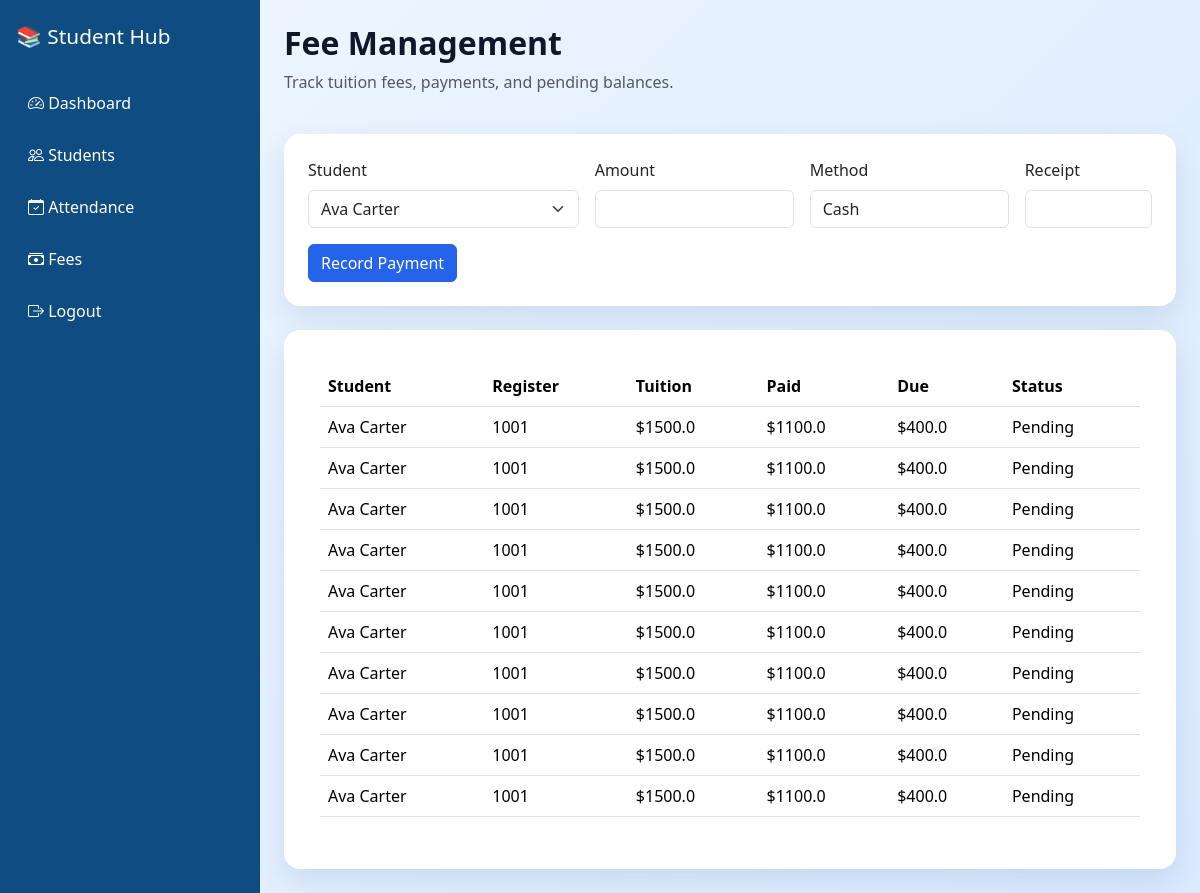
/admin/fees (signed in), run on the app's committed database.
### tables this page shows
CREATE TABLE fees (
            id INTEGER PRIMARY KEY AUTOINCREMENT,
            student_id INTEGER NOT NULL,
            tuition_fee REAL NOT NULL DEFAULT 0,
            due_amount REAL NOT NULL DEFAULT 0,
            paid_amount REAL NOT NULL DEFAULT 0,
            status TEXT NOT NULL DEFAULT 'Pending',
            due_date TEXT,
            FOREIGN KEY(student_id) REFERENCES students(id) ON DELETE CASCADE
        );

CREATE TABLE students (
            id INTEGER PRIMARY KEY AUTOINCREMENT,
            register_number TEXT UNIQUE NOT NULL,
            full_name TEXT NOT NULL,
            email TEXT,
            phone TEXT,
            course TEXT,
            password TEXT NOT NULL,
            photo TEXT,
            created_at TEXT NOT NULL
        );

### app.py (the view, shortened to what this page needs)
@app.route("/admin/fees", methods=["GET", "POST"])
@login_required(role="admin")
def admin_fees():
    db = get_db()
    fee_rows = db.execute(
        "SELECT s.id, s.full_name, s.register_number, f.tuition_fee, f.due_amount, f.paid_amount, f.status FROM students s LEFT JOIN fees f ON s.id = f.student_id ORDER BY s.full_name"
    ).fetchall()
    students = db.execute("SELECT id, full_name FROM students ORDER BY full_name").fetchall()
    return render_template("fees.html", fee_rows=fee_rows, students=students)

### app.py (called while the page is built)
def get_db():
    if "db" not in g:
        conn = sqlite3.connect(app.config["DATABASE_PATH"])
        conn.row_factory = sqlite3.Row
        g.db = conn
    return g.db

def login_required(role=None):
    def decorator(view):
        @wraps(view)
        def wrapped(*args, **kwargs):
            if "user_id" not in session or "user_role" not in session:
                return redirect(url_for("login"))
            if role and session.get("user_role") != role:
                return redirect(url_for("dashboard") if session.get("user_role") == "admin" else url_for("student_dashboard"))
            return view(*args, **kwargs)
        return wrapped
    return decorator

### templates/fees.html
{% extends 'base.html' %}
{% block content %}
<div class="d-flex justify-content-between align-items-center mb-4">
  <div><h2 class="fw-bold">Fee Management</h2><p class="text-muted">Track tuition fees, payments, and pending balances.</p></div>
</div>
<form class="card p-4 mb-4" method="post">
  <div class="row g-3">
    <div class="col-md-4"><label class="form-label">Student</label><select class="form-select" name="student_id">{% for student in students %}<option value="{{ student.id }}">{{ student.full_name }}</option>{% endfor %}</select></div>
    <div class="col-md-3"><label class="form-label">Amount</label><input class="form-control" type="number" step="0.01" name="amount" required /></div>
    <div class="col-md-3"><label class="form-label">Method</label><input class="form-control" name="method" value="Cash" /></div>
    <div class="col-md-2"><label class="form-label">Receipt</label><input class="form-control" name="receipt_number" /></div>
    <div class="col-12"><button class="btn btn-primary">Record Payment</button></div>
  </div>
</form>
<div class="card p-4">
  <div class="table-responsive">
    <table class="table table-hover">
      <thead><tr><th>Student</th><th>Register</th><th>Tuition</th><th>Paid</th><th>Due</th><th>Status</th></tr></thead>
      <tbody>
        {% for fee in fee_rows %}
        <tr>
          <td>{{ fee.full_name }}</td>
          <td>{{ fee.register_number }}</td>
          <td>${{ fee.tuition_fee }}</td>
          <td>${{ fee.paid_amount }}</td>
          <td>${{ fee.due_amount }}</td>
          <td>{{ fee.status }}</td>
        </tr>
        {% endfor %}
      </tbody>
    </table>
  </div>
</div>
{% endblock %}

### static/css/style.css (style rules this page uses)
body { font-family: 'Segoe UI', sans-serif; background: linear-gradient(135deg, #eef6ff 0%, #dbeafe 100%); color: #0f172a; }
.card { border: 0; border-radius: 16px; box-shadow: 0 12px 30px rgba(15, 76, 129, 0.12); }
.table-responsive { background: white; border-radius: 16px; padding: 12px; }
.btn-primary { background: #2563eb; border-color: #2563eb; }

### data on the page
fees: full_name "Ava Carter", register_number "1001", tuition_fee "1500.0", paid_amount "1100.0", due_amount "400.0", status "Pending"
fees: full_name "Ava Carter", register_number "1001", tuition_fee "1500.0", paid_amount "1100.0", due_amount "400.0", status "Pending"
fees: full_name "Ava Carter", register_number "1001", tuition_fee "1500.0", paid_amount "1100.0", due_amount "400.0", status "Pending"
fees: full_name "Ava Carter", register_number "1001", tuition_fee "1500.0", paid_amount "1100.0", due_amount "400.0", status "Pending"
fees: full_name "Ava Carter", register_number "1001", tuition_fee "1500.0", paid_amount "1100.0", due_amount "400.0", status "Pending"
fees: full_name "Ava Carter", register_number "1001", tuition_fee "1500.0", paid_amount "1100.0", due_amount "400.0", status "Pending"
fees: full_name "Ava Carter", register_number "1001", tuition_fee "1500.0", paid_amount "1100.0", due_amount "400.0", status "Pending"
fees: full_name "Ava Carter", register_number "1001", tuition_fee "1500.0", paid_amount "1100.0", due_amount "400.0", status "Pending"
fees: full_name "Ava Carter", register_number "1001", tuition_fee "1500.0", paid_amount "1100.0", due_amount "400.0", status "Pending"
fees: full_name "Ava Carter", register_number "1001", tuition_fee "1500.0", paid_amount "1100.0", due_amount "400.0", status "Pending"

### other printed values
form field student_id "Ava Carter"
